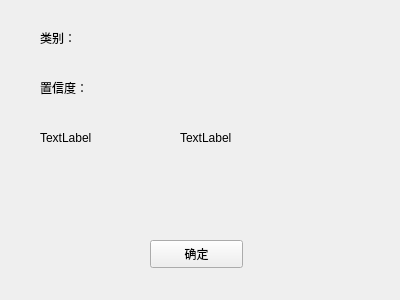
<?xml version="1.0" encoding="UTF-8"?>
<ui version="4.0">
 <class>Form</class>
 <widget class="QWidget" name="Form">
  <property name="geometry">
   <rect>
    <x>0</x>
    <y>0</y>
    <width>400</width>
    <height>300</height>
   </rect>
  </property>
  <property name="windowTitle">
   <string>Form</string>
  </property>
  <widget class="QLabel" name="label">
   <property name="geometry">
    <rect>
     <x>40</x>
     <y>30</y>
     <width>68</width>
     <height>15</height>
    </rect>
   </property>
   <property name="text">
    <string>类别：</string>
   </property>
  </widget>
  <widget class="QLabel" name="label_2">
   <property name="geometry">
    <rect>
     <x>40</x>
     <y>80</y>
     <width>68</width>
     <height>15</height>
    </rect>
   </property>
   <property name="text">
    <string>置信度：</string>
   </property>
  </widget>
  <widget class="QLabel" name="label_3">
   <property name="geometry">
    <rect>
     <x>40</x>
     <y>130</y>
     <width>68</width>
     <height>15</height>
    </rect>
   </property>
   <property name="text">
    <string>TextLabel</string>
   </property>
  </widget>
  <widget class="QPushButton" name="pushButton">
   <property name="geometry">
    <rect>
     <x>150</x>
     <y>240</y>
     <width>93</width>
     <height>28</height>
    </rect>
   </property>
   <property name="text">
    <string>确定</string>
   </property>
  </widget>
  <widget class="QLabel" name="cate_label">
   <property name="geometry">
    <rect>
     <x>180</x>
     <y>30</y>
     <width>68</width>
     <height>15</height>
    </rect>
   </property>
   <property name="text">
    <string/>
   </property>
  </widget>
  <widget class="QLabel" name="acc_label">
   <property name="geometry">
    <rect>
     <x>180</x>
     <y>80</y>
     <width>68</width>
     <height>15</height>
    </rect>
   </property>
   <property name="text">
    <string/>
   </property>
  </widget>
  <widget class="QLabel" name="label_6">
   <property name="geometry">
    <rect>
     <x>180</x>
     <y>130</y>
     <width>68</width>
     <height>15</height>
    </rect>
   </property>
   <property name="text">
    <string>TextLabel</string>
   </property>
  </widget>
 </widget>
 <resources/>
 <connections/>
</ui>
